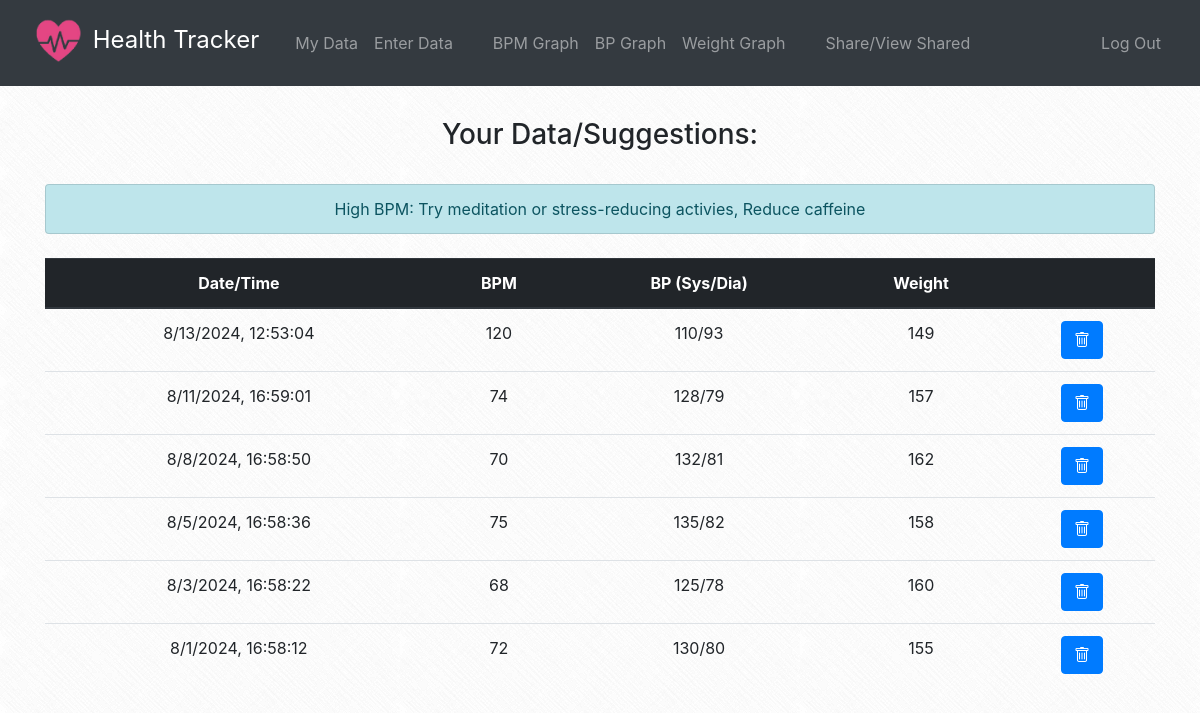
/ (signed in), run on the app's committed database.
### tables this page shows
CREATE TABLE records(id INTEGER PRIMARY KEY AUTOINCREMENT NOT NULL, bpm INTEGER, sys INTEGER, dia INTEGER, weight INTEGER, user_id INTEGER NOT NULL, year INTEGER NOT NULL, month INTEGER NOT NULL, day INTEGER NOT NULL, time TIME NOT NULL, FOREIGN KEY(user_id) REFERENCES users(id));

### app.py (the view)
@app.route('/')
@login_required
def index():
    session["shared_view_id"] = None
    session["shared_view_username"] = None
    conn = sqlite3.connect('health-tracker.db')
    cur = conn.cursor()
    cur.execute('''SELECT year, month, day, time, bpm, sys, dia, weight, id FROM records WHERE user_id = ?
                     ORDER BY year DESC, month DESC, day DESC, time DESC''', (session["user_id"],))
    rows = cur.fetchall()
    cur.execute('''SELECT dob_year, dob_month, dob_day FROM users WHERE id = ?''', (session["user_id"],))
    dob = cur.fetchone()
    dob_year = dob[0]
    dob_month = dob[1]
    dob_day = dob[2]
    cur.close()
    conn.close()
    age = calculate_age(dob_year, dob_month, dob_day)
    suggestions = get_suggestions(age, session["user_id"])
    return render_template("index.html", rows=rows, suggestions=suggestions)

### app.py (called while the page is built)
@app.after_request
def after_request(response):
    response.headers["Cache-Control"] = "no-cache, no-store, must-revalidate"
    response.headers["Expires"] = 0
    response.headers["Pragma"] = "no-cache"
    return response

### helpers.py (called while the page is built)
def calculate_age(dob_year, dob_month, dob_day):
    today = datetime.today()
    age = today.year - dob_year
    if today.month < dob_month:
        age -= 1
    elif today.month == dob_month:
        if today.day < dob_day:
            age -=1
    return age

def login_required(f):
    @wraps(f)
    def decorated_function(*args, **kwargs):
        if session.get("user_id") is None:
            return redirect("/login")
        return f(*args, **kwargs)
    return decorated_function

### templates/index.html (shortened to what this page needs)
{% extends "layout.html" %}
{% block main %}
<h3>Your Data/Suggestions:</h3>
<br>
<ul class="list-group">
{% for suggestion in suggestions %}
    <li class="list-group-item list-group-item-info">{{ suggestion }}</li>
{% endfor %}
</ul>
<br>
<table class="table">
    <thead class="thead-dark">
        <tr>
            <th scope="column">Date/Time</th>
            <th scope="column">BPM</th>
            <th scope="column">BP (Sys/Dia)</th>
            <th scope="column">Weight</th>
            <th scope="column"></th>
        </tr>
    </thead>
    <tbody>
        {% for row in rows %}
        <tr>
            <td>{{ row[1] }}/{{ row[2] }}/{{ row[0] }}, {{ row[3] }}</td>
            <td>{{ row[4] }}</td>
            <td>{{ row[5] }}/{{ row[6] }}</td>
            <td>{{ row[7] }}</td>
            <td>
                <form action="/delete_entry" method="post">
                    <button class="btn btn-primary bi bi-trash" type="submit"></button>
                </form>
            </td>
        </tr>
    {% endfor %}
    </tbody>
</table>
{% endblock %}

### templates/layout.html (style rules this page uses)
body { background-image: url('/static/images/crossword.png'); background-repeat: repeat; background-attachment: fixed; }

### data on the page
records: month "8", day "13", year "2024", time "12:53:04", bpm "120", sys "110", dia "93", weight "149"
records: month "8", day "11", year "2024", time "16:59:01", bpm "74", sys "128", dia "79", weight "157"
records: month "8", day "8", year "2024", time "16:58:50", bpm "70", sys "132", dia "81", weight "162"
records: month "8", day "5", year "2024", time "16:58:36", bpm "75", sys "135", dia "82", weight "158"
records: month "8", day "3", year "2024", time "16:58:22", bpm "68", sys "125", dia "78", weight "160"
records: month "8", day "1", year "2024", time "16:58:12", bpm "72", sys "130", dia "80", weight "155"

### other printed values
{{ suggestion }} "High BPM: Try meditation or stress-reducing activies, Reduce caffeine"
